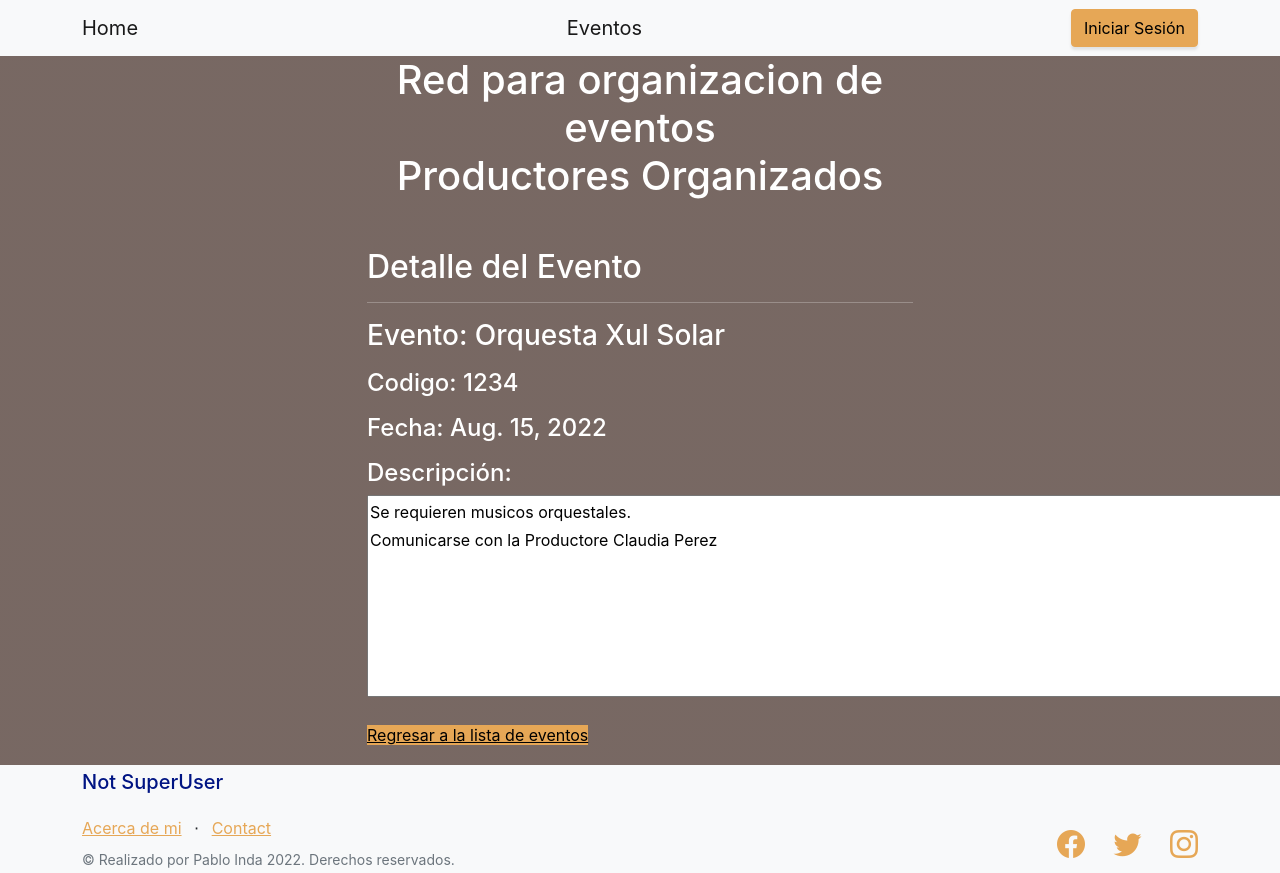
Screenshot of /evento/evento/1/detail with the database file from the repository.
### evento/models.py (models this page shows, shortened)
class Evento(models.Model):
    name = models.CharField(max_length=40)
    due_date = models.DateField()
    code = models.IntegerField()
    description = models.TextField(blank = True, null=True)

### evento/views.py (the view)
# urls.py: path('evento/<int:pk>/detail', views.EventoDetailView.as_view(), name='evento-detail'),
class EventoDetailView(DetailView):
    model = Evento
    template_name = "evento/evento_detail.html"
    fields = ['name', 'code', 'description', 'due_date']

### evento/templates/evento/evento_detail.html
{% extends "home/index.html" %}
{% load static %}
{% block entregafinal_content %}
<h2>Detalle del Evento</h2>
<hr></hr>
<p><h3>Evento: {{ evento.name }}</h3></p>
<p><h4>Codigo: {{ evento.code }}</h4></p>
<p><h4>Fecha: {{ evento.due_date }}</h4></p>
<h4>Descripción:</h4>
<p><textarea readonly rows="7" cols="90" >{{ evento.description }}</textarea></p>
<p><a class="btn2 btn-primary" href="{% url 'evento:evento-list' %}">Regresar a la lista de eventos</a></p>
{% endblock %}

### rows the page displays
Evento: name "Orquesta Xul Solar", code "1234", due_date "Aug. 15, 2022", description "Se requieren musicos orquestales. Comunicarse con la Productore Claudia Perez"
